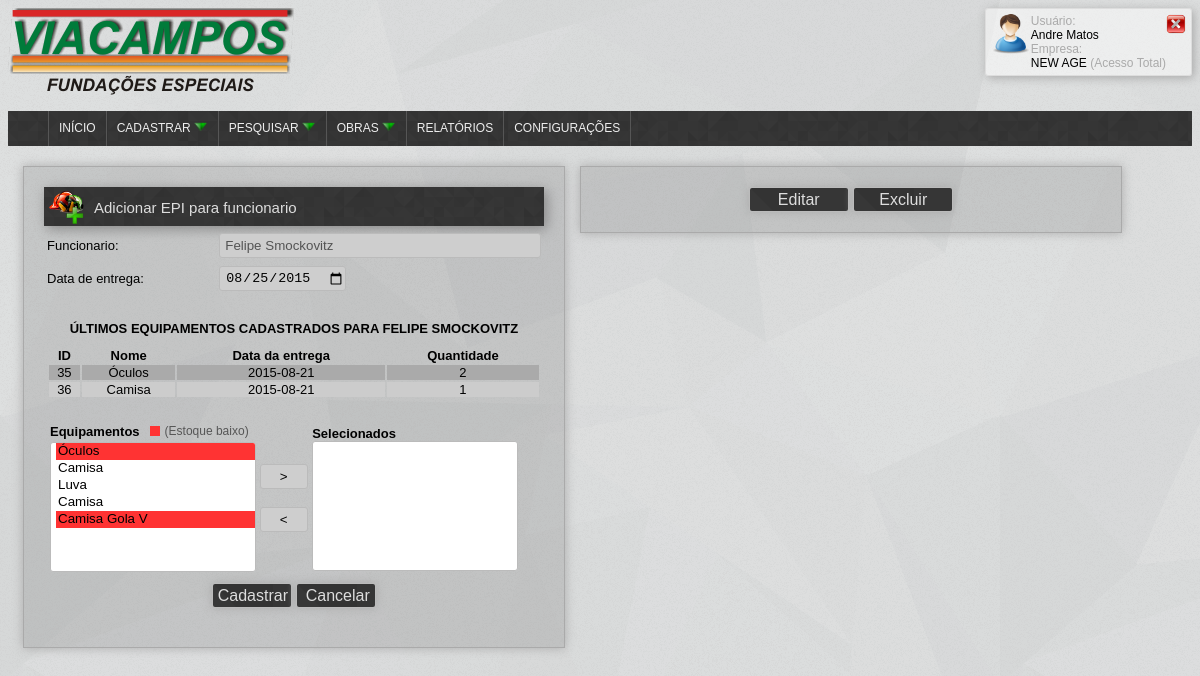
Screenshot of /administrator/add_epiXfunc.php?tipo=cadastrar&id=22 (signed in) with the database file from the repository.
### tables this page shows
CREATE TABLE IF NOT EXISTS `funcionario` (
  `id_tabela` int(11) NOT NULL,
  `cod_serie` varchar(255) NOT NULL,
  `id` int(11) NOT NULL,
  `nome` varchar(255) NOT NULL,
  `cpf` varchar(14) NOT NULL,
  `rg` varchar(12) NOT NULL,
  `org_em_rg` varchar(255) NOT NULL,
  `data_em_rg` date NOT NULL,
  `num_tit_eleitor` varchar(30) NOT NULL,
  `data_nasc` date NOT NULL,
  `telefone` varchar(15) NOT NULL,
  `email` varchar(255) NOT NULL,
  `email_empresa` varchar(255) NOT NULL,
  `senha` varchar(255) NOT NULL,
  `is_admin` int(11) NOT NULL,
  `id_cbo` int(11) NOT NULL,
  `id_endereco` int(11) NOT NULL,
  `id_turno` int(11) NOT NULL,
  `id_empresa` int(11) NOT NULL,
  `id_empresa_filial` int(11) NOT NULL,
  `id_supervisor` int(11) NOT NULL,
  `id_dados_bancarios` int(11) NOT NULL,
  `data_adm` date NOT NULL COMMENT 'Data de admissão',
  `data_dem` date NOT NULL COMMENT 'Data de demissão',
  `salario_base` double NOT NULL,
  `qtd_horas_sem` int(11) NOT NULL,
  `num_cart_trab` varchar(50) NOT NULL,
  `num_serie_cart_trab` varchar(50) NOT NULL,
  `id_uf_cart_trab` int(11) NOT NULL COMMENT 'id do estado',
  `num_pis` varchar(20) NOT NULL,
  `data_ini` date NOT NULL COMMENT 'data inicio da validade do registro',
  `data_fim` date NOT NULL COMMENT 'data fim da validade do registro',
  `oculto` int(11) NOT NULL
);

CREATE TABLE IF NOT EXISTS `equipamentos_func` (
  `id` int(11) NOT NULL,
  `codigo` varchar(50) NOT NULL,
  `nome_epi` varchar(255) NOT NULL,
  `descricao` varchar(500) NOT NULL,
  `id_empresa` int(11) NOT NULL,
  `quantidade` int(11) NOT NULL,
  `epi` int(11) NOT NULL COMMENT 'Se é ou não um equipamento de proteção individual'
);

CREATE TABLE IF NOT EXISTS `funcionario_epi` (
  `id` int(11) NOT NULL,
  `id_func` int(11) NOT NULL,
  `id_epi` int(11) NOT NULL,
  `data_entrega` date NOT NULL,
  `quantidade` int(11) NOT NULL
);

### model/class_funcionario_bd.php (called while the page is built, shortened)
<?php
include_once("class_epi_bd.php");
require_once(dirname(__FILE__) . "/../global.php");
class Funcionario{
	public function get_func_id($id){
		 $sql = new Sql();
		 $g = new Glob();
		 $query = "SELECT * FROM funcionario WHERE id= '%s' && oculto = 0";
		 $result = $g->tratar_query($query, $id);
		 if(@mysql_num_rows($result) == 0){
            return false;
	     }else{
	     	$row = mysql_fetch_array($result, MYSQL_ASSOC);
	     	$this->id = $row['id'];
	     	$this->nome = $row['nome'];
	     	return $this;
	     }
	}
}
 ?>

### global.php (called while the page is built, shortened)
<?php
class Glob{
    function tratar_query($query)
    {
        $args = func_get_args();
        $query = array_shift($args);
        foreach ($args as $key => $arg) {
            if (is_string($arg)) {
                $args[$key] = mysql_real_escape_string($arg);
            }
        }
        array_unshift($args, $query);
        $query = call_user_func_array('sprintf', $args);
        return mysql_query($query);
    }
}
?>

### model/class_epi_bd.php (called while the page is built, shortened)
<?php
include_once("../global.php");
class Epi{
	public function get_epi_func($id_func){
		$sql = new Sql();
		$g = new Glob();
		$lista = array();
		$query = "SELECT * FROM `equipamentos_func` inner JOIN funcionario_epi WHERE equipamentos_func.id = funcionario_epi.id_epi and funcionario_epi.id_func = %s ORDER BY data_entrega DESC";
		$query_tra = $g->tratar_query($query, $id_func);
		while($row = mysql_fetch_array($query_tra)){
		    $u = new Epi();
			foreach($row as $k => $v)
				$u->$k = $v;
			$lista[] = $u;
		}
		return $lista;
	}
}
?>

### administrator/add_epiXfunc.php (the view, shortened to what this page needs)
<?php
 include("../model/class_epi_bd.php");
 include_once("../model/class_rend_double_select.php");
 include("../model/class_funcionario_bd.php");
 ?>
<head>
   <link rel="stylesheet" type="text/css" href="style.css">
</head>
<body>
   <?php include_once("../view/topo.php"); ?>
   <div class="formulario">
   <?php if(isset($_GET['tipo']) && $_GET['tipo'] == 'cadastrar'){ ?>
           <div class="title-box" style="float:left"><div style="float:left"><img src="../images/icon-add-epi.png" width="35px"></div><div style="float:left; margin-top:10px; margin-left:10px;"><span class="title">Adicionar EPI para funcionario</span></div></div>
           <?php
                     $func = new Funcionario();
                     $func = $func->get_func_id($_GET['id']);
            ?>
            <form method="POST" id="add_epiXfunc" action="add_epiXfunc.php" onsubmit="return validate(this)">
                  <table border="0" style="width:100%">
                      <tr>
                           <td><span>Funcionario:</td>
                           <td><input style="width:100%" type="text" id="funcionario" disabled name="funcionario" value="<?php echo $func->nome; ?>"></td>
                      </tr>
                      <tr> <td ><span>Data de entrega:</span></td> <td><input type="date" id="data" name="data" value='<?php echo date("Y-m-d"); ?>'></td></tr>
                      <tr>
                          <td colspan="2">
                              <?php
                                   $u = new Epi();
                                    $epi_func = $u->get_epi_func($func->id);
                                    $aux=0;
                                    echo '<table class="exibe_equipamentos" border="0">';
                                    echo '<tr><td colspan="4" style="padding:10px;"><span><b>ÚLTIMOS EQUIPAMENTOS CADASTRADOS PARA '.strtoupper($func->nome).'</b></span></td></tr>';
                                    echo '<tr> <td><span><b>ID</b></span></td> <td><span><b>Nome</b></span></td> <td><span><b>Data da entrega</b></span></td><td><span><b>Quantidade</b></span></td></tr>';
                                    foreach ($epi_func as $key => $value) {
                                       if($aux%2 == 0)
                                          echo '<tr style="background-color:#aaa"><td><span>'.$epi_func[$key]->id.'</span></td><td><span>'.$epi_func[$key]->nome_epi.'</span></td><td><span>'.$epi_func[$key]->data_entrega.'</span></td><td><span>'.$epi_func[$key]->quantidade.'</span></td></tr>';
                                       else
                                          echo '<tr style="background-color:#ccc"><td><span>'.$epi_func[$key]->id.'</span></td><td><span>'.$epi_func[$key]->nome_epi.'</span></td><td><span>'.$epi_func[$key]->data_entrega.'</span></td><td><span>'.$epi_func[$key]->quantidade.'</span></td></tr>';
                                        $aux++;
                                    }
                                    echo '</table>';
                               ?>
                          </td>
                      </tr>
                      <tr>
                              <td colspan="2">
                                  <div id="equipamentos">
                                </div>
                              </td>
                     </tr>
                     <tr>
                        <td colspan="3" style="text-align:center">
                          <input style="width:80px;" type="submit" name="button" class="button" id="buttonAvancar" onclick="selectAll()" value="Cadastrar">
                          <input style="width:80px;" name="button" class="button" onclick="window.location.href='add_epiXfunc.php'" id="button" value="Cancelar">
                        </td>
                     </tr>
                  </table>
               </form>
   <?php }else if(isset($_GET['tipo']) && $_GET['tipo'] == 'editar'){ ?>
            <div class="title-box" style="float:left"><div style="float:left"><img src="../images/edit-icon.png" width="35px"></div><div style="float:left; margin-top:10px; margin-left:10px;"><span class="title">Editar EPI para funcionario</span></div></div>
                 <?php
                     $func = new Funcionario();
                     $func = $func->get_func_id($_GET['id']);
                     $u = new Epi();
                     $epi_func = $u->get_epi_func($func->id);
                  ?>
            <form method="POST" id="add_epiXfunc" action="add_epiXfunc.php" onsubmit="return validate(this)">
                  <table border="0" style="width:100%; text-align:center">
                      <input type="hidden" id="tipo" name="tipo" value="cadastrar">
                      <input type="hidden" id="id_func" name="id_func" value="<?php echo $func->id; ?>">
                      <tr><td style="width:100px;"><span>Funcionario:</td><td colspan="4"><input style="width:100%" type="text" id="funcionario" disabled name="funcionario" value="<?php echo $func->nome; ?>">
                      <tr> <td ><span>ID</span></td> <td><span>Nome</span></td> <td><span>Quantidade</span></td><td><span>Data</span></td></tr>
                      <?php foreach ($epi_func as $key => $value) {
                        echo '<tr><td><span>'.$epi_func[$key]->id.'</span></td><td><span>'.$epi_func[$key]->nome_epi.'</span></td><td><span>'.$epi_func[$key]->quantidade.'</span></td><td><span>'.$epi_func[$key]->data_entrega.'</span></td></tr>';
                      } ?>
                     <tr>
                        <td colspan="4" style="text-align:center">
                          <input style="width:80px;" type="button" name="button" class="button" id="buttonAvancar" onclick="selectAll()" value="Editar">
                          <input style="width:80px;" type="button" name="button" class="button" onclick="window.location.href='add_epiXfunc.php'" id="button" value="Cancelar">
                        </td>
                     </tr>
                  </table>
               </form>
   <?php }?>
    </div>
    <?php include("informacoes_func_epi.php") ?>
</body>

### administrator/style.css (style rules this page uses)
body { background: url("../images/shattered.png"); font-family: Arial; }
body span, body table tr td span { font-size: 13px; }
.title { font-size:15px; }
.title-box { box-shadow: 2.8px 2.8px 12px #888; width: 98%; background: url("../images/footer_lodyas.png"); background-size: 200px; color: #ddd; padding: 2px 5px 2px 5px; float:left; }
.formulario table { margin-top: 10px; }
.formulario table td { padding-top:5px; }
.formulario table input { background-color: #cecece; border: 1px solid #bcbcbc; height:30px; border: 0; transition: all 0.5s; }
.formulario { padding:20px; box-shadow: 0px 0px 10px #aaa; float: left; margin-top: 20px; margin-left: 15px; border: 1px solid#aaa; margin-bottom: 20px; width: 500px; text-align: center; background-color: rgba(100,100,100,0.2); }
.formulario form input, .formulario form select { height: 25px; border: 1px solid#bbb; padding-left: 5px; border-radius: 3px; }
.button { background: url("../images/footer_lodyas.png"); width: 100px; height: 25px; color:#ddd; border: 1px solid#bbb; border-radius: 3px; text-align: center; font-size:16px; box-shadow: 0px 0px 10px #aaa; }
.exibe_equipamentos { width:100%; text-align:center; }
.exibe_equipamentos tr td { padding: 0px; }

### rows the page displays
funcionario: funcionario "Felipe Smockovitz", nome "FELIPE SMOCKOVITZ"
equipamentos_func: funcionario_epi.id "35", nome_epi "Óculos", funcionario_epi.data_entrega "2015-08-21", funcionario_epi.quantidade "2"
equipamentos_func: funcionario_epi.id "36", nome_epi "Camisa", funcionario_epi.data_entrega "2015-08-21", funcionario_epi.quantidade "1"

### other values shown
$_SESSION["user"] "Andre Matos"
$_SESSION['empresa'] "NEW AGE"
$nivel_acesso "Acesso Total"
$titleAvaliable "Equipamentos"
$titleSelected "Selecionados"
